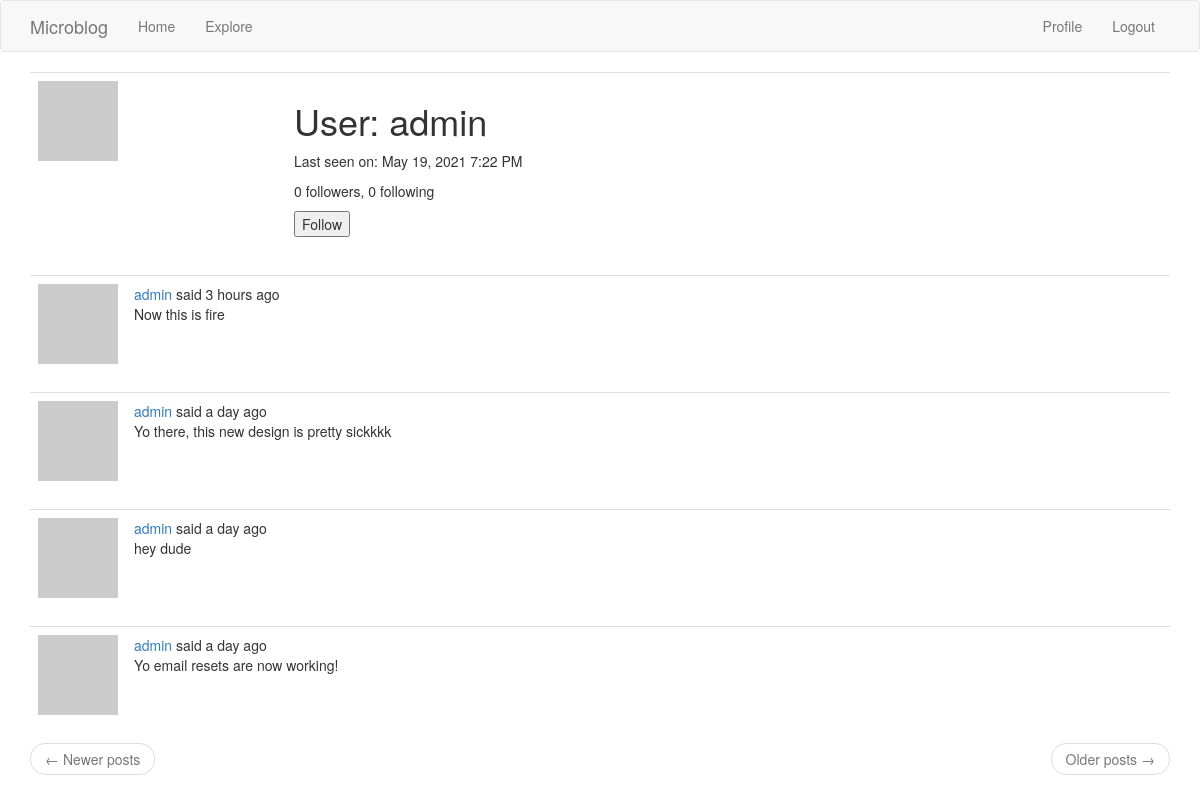
Page /user/admin (signed in) on the earlier database version.
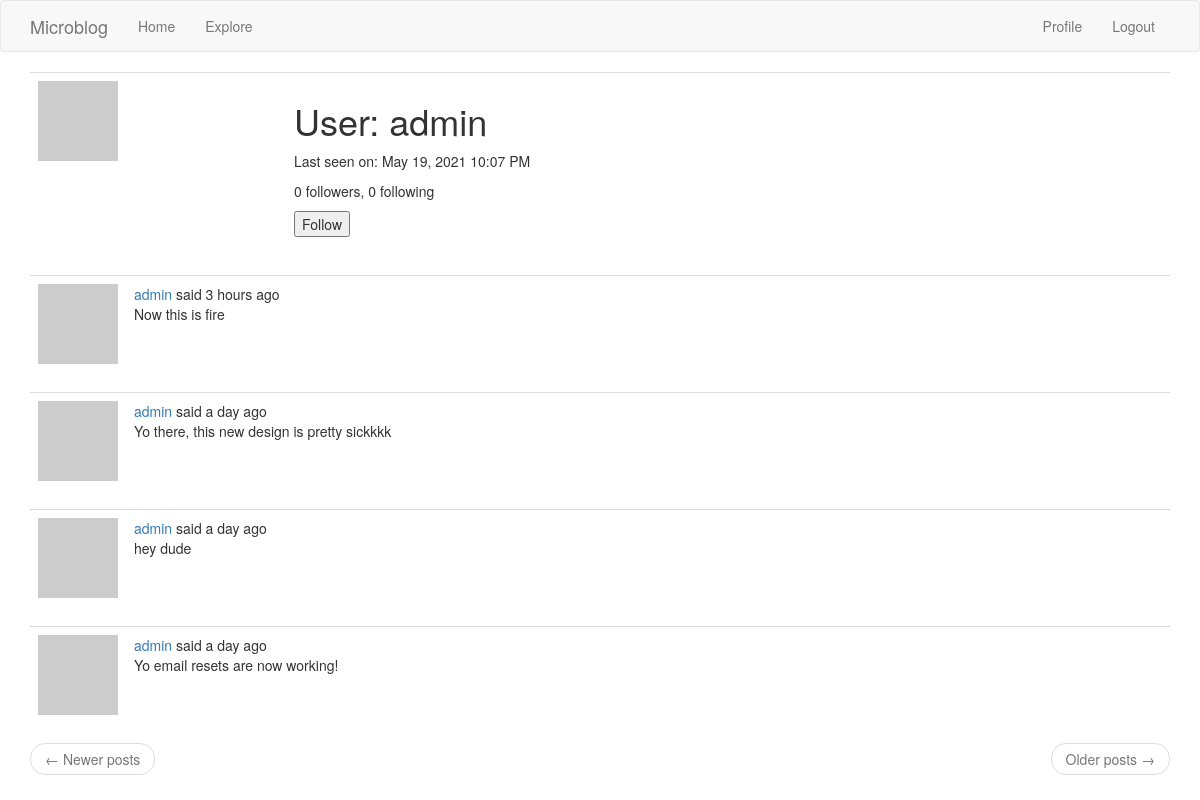
Same page on the later database version.
### app/models.py (models this page shows, shortened)
class User(UserMixin, db.Model):  # inheriting from multiple classes!
    id = db.Column(db.Integer, primary_key=True)
    username = db.Column(db.String(64), index=True, unique=True)
    email = db.Column(db.String(120), index=True, unique=True)
    password_hash = db.Column(db.String(128))
    posts = db.relationship('Post', backref='author', lazy='dynamic')
    about_me = db.Column(db.String(140))
    last_seen = db.Column(db.DateTime, default=datetime.utcnow)
    followed = db.relationship(
        'User', secondary=followers,
        primaryjoin=(followers.c.follower_id == id),
        secondaryjoin=(followers.c.followed_id == id),
        backref=db.backref('followers', lazy='dynamic'), lazy='dynamic')
    def avatar(self, size):
        digest = md5(self.email.lower().encode('utf-8')).hexdigest()
        return f"https://www.gravatar.com/avatar/{digest}?s={size}&r=pg&d=identicon"
    def is_following(self, user):
        return self.followed.filter(
            followers.c.followed_id == user.id).count() > 0

### app/routes.py (the view)
@app.route('/user/<username>')
@login_required
def user(username):
    user = User.query.filter_by(username=username).first_or_404()
    page = request.args.get('page', 1, type=int)
    posts = user.posts.order_by(Post.timestamp.desc()).paginate(
        page, app.config['POSTS_PER_PAGE'], False)
    next_url = url_for('user', username=user.username, page=posts.next_num) if posts.has_next else None
    prev_url = url_for('user', username=user.username, page=posts.prev_num) if posts.has_prev else None
    form = EmptyForm()
    return render_template('user.html', user=user, posts=posts.items,
                           next_url=next_url, prev_url=prev_url, form=form)

### app/forms.py
class EmptyForm(FlaskForm):
    submit = SubmitField(_l('Submit'))

### app/models.py (called while the page is built)
@login.user_loader
def load_user(id):
    return User.query.get(int(id))

### app/routes.py (called while the page is built)
@app.before_request
def before_request():
    if current_user.is_authenticated:
        current_user.last_seen = datetime.utcnow()
        db.session.commit()
    g.locale = str(get_locale())

### app/templates/user.html (shortened to what this page needs)
{% extends "base.html" %}
{% block app_content %}
    <table class="table table-hover">
        <tr>
            <td width="256px"><img src="{{ user.avatar(256) }}"></td>
            <td>
                <h1>{{ _('User: %(username)s', username=user.username) }}</h1>
                {% if user.last_seen %}
                    <p>{{ _('Last seen on') }}: {{ moment(user.last_seen).format('LLL') }}</p>
                {% endif %}
                <p>{{ _('%(count)d followers', count=user.followers.count()) }}, {{ _('%(count)d following', count=user.followed.count()) }}</p>
                {% if user == current_user %}
                    <p><a href="{{ url_for('edit_profile') }}">{{ _('Edit your profile') }}</a></p>
                {% elif not current_user.is_following(user) %}
                    <p>
                    <form action="{{ url_for('follow', username=user.username) }}" method="post">
                        {{ form.submit(value='Follow') }}
                    </form>
                    </p>
                {% endif %}
            </td>
        </tr>
    </table>
    {% for post in posts %}
        {% include '_post.html' %}
    {% endfor %}
    <nav aria-label="...">
        <ul class="pager">
            <li class="previous{% if not prev_url %} disabled{% endif %}">
                <a href="{{ prev_url or '#' }}">
                    <span aria-hidden="true">&larr;</span> {{ _('Newer posts') }}
                </a>
            </li>
            <li class="next{% if not next_url %} disabled{% endif %}">
                <a href="{{ next_url or '#' }}">
                    {{ _('Older posts') }} <span aria-hidden="true">&rarr;</span>
                </a>
            </li>
        </ul>
    </nav>
{% endblock %}

Differences in the rows shown:
changed User "User: admin": last_seen "May 19, 2021 7:22 PM" → "May 19, 2021 10:07 PM"
